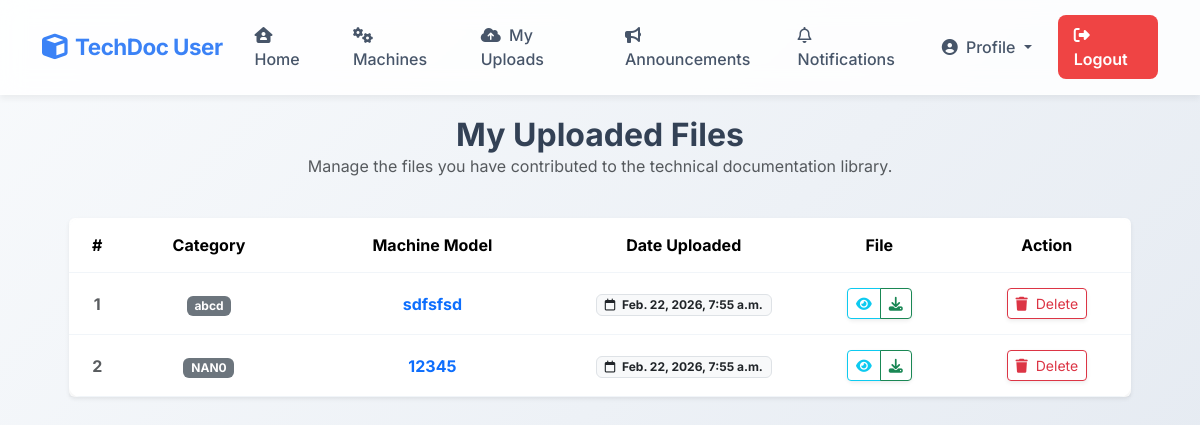
/user/myuploads/ (signed in), run on an earlier commit of the app's database.
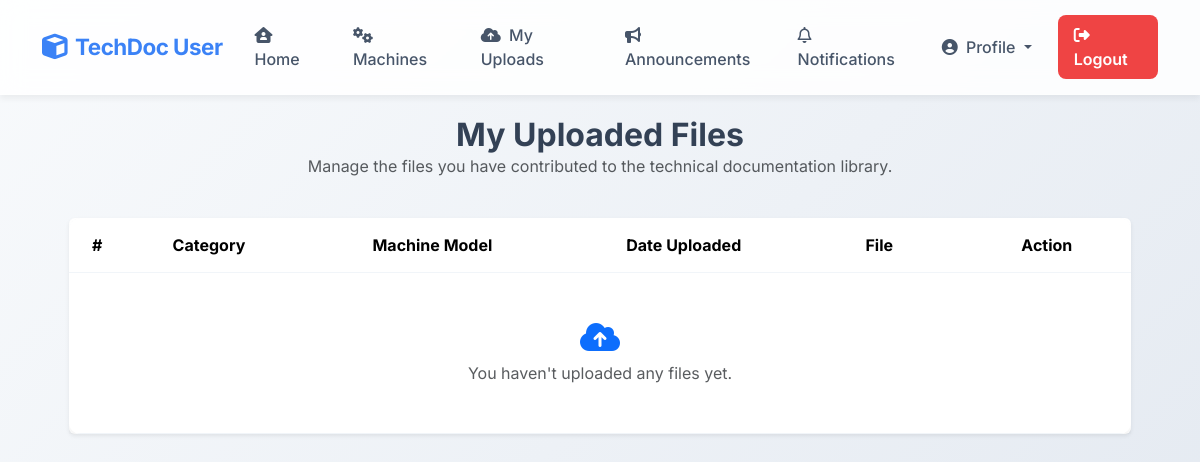
And on a later commit of the database.
### user/models.py (models this page shows, shortened)
class UserMachineFile(models.Model):
    user = models.ForeignKey(User, on_delete=models.CASCADE)
    machine = models.ForeignKey(Machine, on_delete=models.CASCADE)
    file = models.FileField(upload_to='UserMachineFiles/')
    upload_date = models.DateTimeField(auto_now_add=True)
    class Meta:
        db_table = "tbl_machine_file"

### wadmin/models.py (models this page shows)
class Machine(models.Model):
    category = models.ForeignKey('MachineCategory', on_delete=models.CASCADE)
    machine_name = models.CharField(max_length=100)
    description = models.TextField()
    image = models.FileField(upload_to='MachineImage/', null=True, blank=True)
    spare_manual = models.FileField(upload_to='MachineManuals/', null=True, blank=True)
    software_file = models.FileField(upload_to='MachineSoftware/', null=True, blank=True)
    class Meta:
        db_table = 'tbl_machine'

class MachineCategory(models.Model):
    category_name = models.CharField(max_length=100)
    class Meta:
        db_table = 'tbl_machine_category'

### user/views.py (the view)
# urls.py: path("myuploads/", views.my_uploads, name="my_uploads"),
def my_uploads(request):
    user_id = request.session.get("uid")
    if not user_id:
        return redirect("guest:login")
    uploads = UserMachineFile.objects.filter(user_id=user_id).select_related("machine")
    return render(request, "user/MyUploads.html", {
        "uploads": uploads
    })

### user/Templates/user/MyUploads.html (shortened to what this page needs)
{% include 'user/Header.html' %}
<div class="row justify-content-center mb-4">
    <div class="col-12 text-center">
        <h2 class="fw-bold mb-0">My Uploaded Files</h2>
        <p class="text-muted">Manage the files you have contributed to the technical documentation library.</p>
    </div>
</div>
<div class="row justify-content-center">
    <div class="col-lg-11">
        <div class="card shadow-sm border-0 mb-5">
            <div class="card-body p-0 table-responsive">
                <table class="table table-custom table-hover m-0 w-100 align-middle text-center">
                    <thead>
                        <tr>
                            <th style="width: 5%;">#</th>
                            <th style="width: 15%;">Category</th>
                            <th style="width: 25%;">Machine Model</th>
                            <th style="width: 20%;">Date Uploaded</th>
                            <th style="width: 15%;">File</th>
                            <th style="width: 15%;">Action</th>
                        </tr>
                    </thead>
                    <tbody>
                        {% for f in uploads %}
                        <tr>
                            <td class="text-muted fw-bold">{{forloop.counter}}</td>
                            <td><span class="badge bg-secondary">{{f.machine.category.category_name}}</span></td>
                            <td class="fw-bold text-primary">{{f.machine.machine_name}}</td>
                            <td><span class="badge bg-light text-dark border"><i
                                        class="fa-regular fa-calendar me-1"></i> {{f.upload_date}}</span></td>
                            <td>
                                <div class="btn-group shadow-sm">
                                    <a href="{{f.file.url}}" target="_blank" class="btn btn-sm btn-outline-info"
                                        title="View"><i class="fa-solid fa-eye"></i></a>
                                    <a href="{{f.file.url}}" download class="btn btn-sm btn-outline-success"
                                        title="Download"><i class="fa-solid fa-download"></i></a>
                                </div>
                            </td>
                            <td>
                                <form method="post" action="{% url 'webuser:delete_upload' f.id %}"
                                    onsubmit="return confirm('Are you sure you want to delete this file? This action cannot be undone.');"
                                    class="d-inline">
                                    <button type="submit" class="btn btn-sm btn-outline-danger shadow-sm">
                                        <i class="fa-solid fa-trash me-1"></i> Delete
                                    </button>
                                </form>
                            </td>
                        </tr>
                        {% empty %}
                        <tr>
                            <td colspan="6" class="text-center text-muted py-5">
                                <i class="fa-solid fa-cloud-arrow-up mb-2 text-primary"
                                    style="font-size: 2rem;"></i><br>
                                You haven't uploaded any files yet.
                            </td>
                        </tr>
                        {% endfor %}
                    </tbody>
                </table>
            </div>
        </div>
    </div>
</div>
</div>
</body>
</html>

What changed in the data, as far as the page shows it:
removed UserMachineFile: machine.category.category_name "abcd", machine.machine_name "sdfsfsd", upload_date "Feb. 22, 2026, 7:55 a.m."
removed UserMachineFile: machine.category.category_name "NAN0", machine.machine_name "12345", upload_date "Feb. 22, 2026, 7:55 a.m."
Also different on the page:
text now shown: "You haven't uploaded any files yet."
